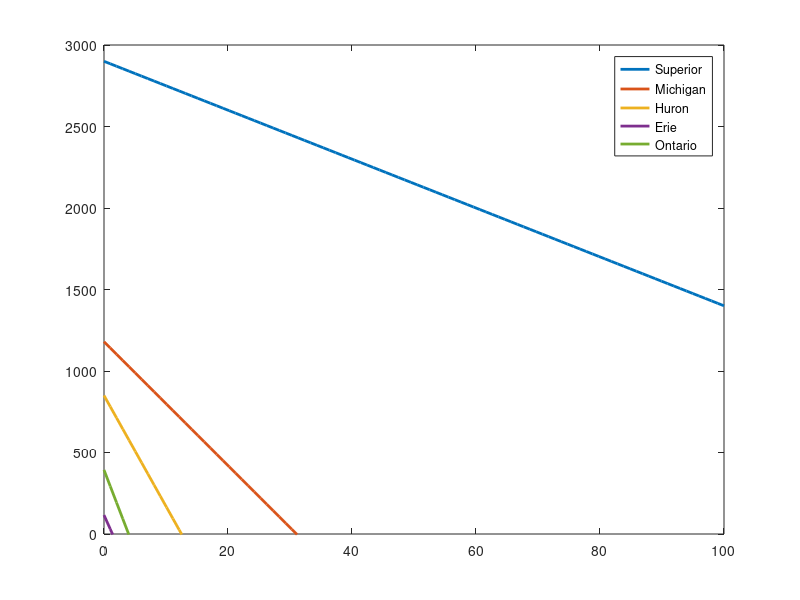
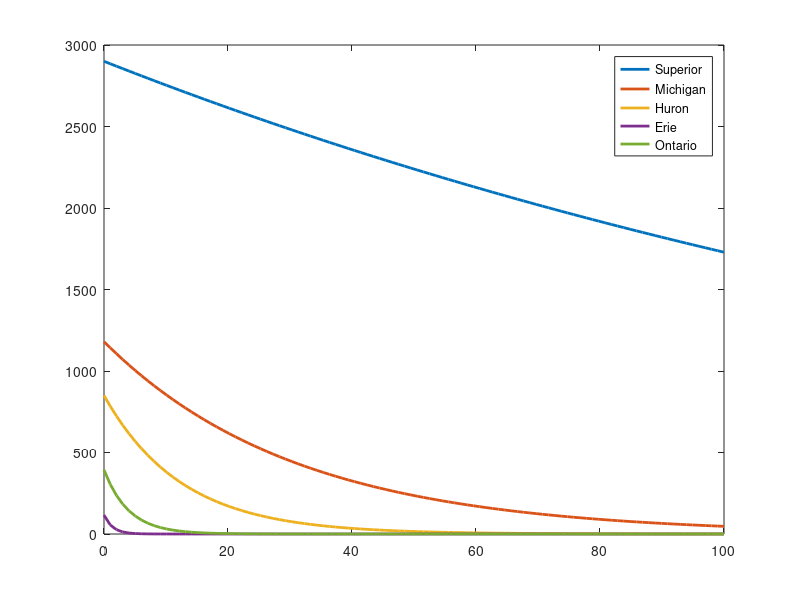
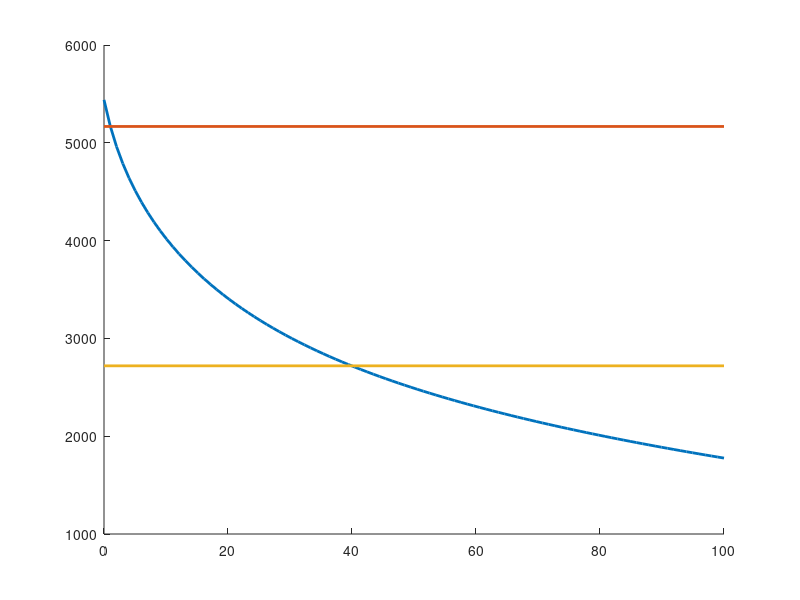
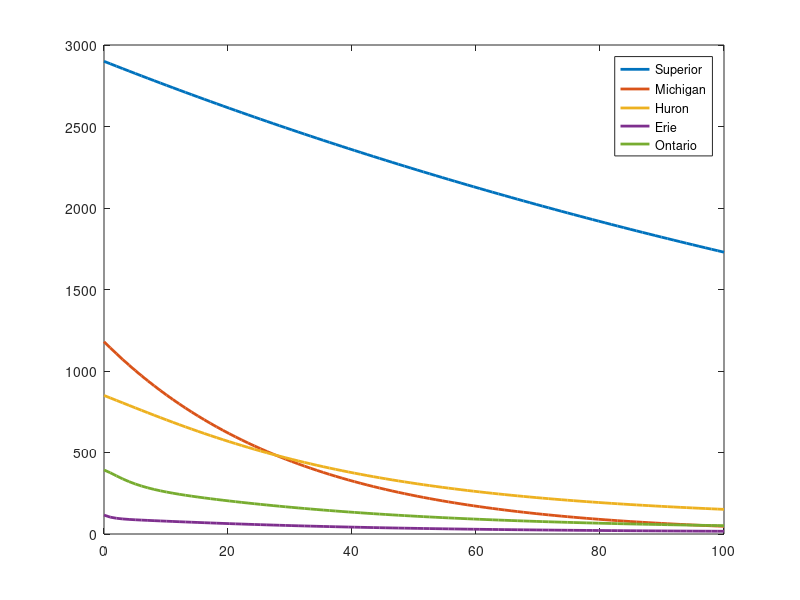

These charts were generated, in order, by the following MATLAB code:
% File GreatLakes.m
% Honors ODE final assesment

% Data
V=[2900,0,0,0,0;0,1180,0,0,0;0,0,850,0,0;0,0,0,116,0;0,0,0,0,393];
G=[-15,0,0,0,0;0,-38,0,0,0;15,38,-68,0,0;0,0,68,-85,0;0,0,0,85,-99];
x0=V*[1; 1; 1; 1; 1];

A=G/V;
[P,D]=eig(A);
d=diag(D);

PC=P*diag(P\x0);
PCD=PC*D;

t=linspace(0, 100, 100);
xt=PC*exp(d*t);
rt=diag(x0)\xt;

rect=diag(V)*ones(size(t))+diag(G)*t;
approx=V*exp(V\diag(G)*t);
figure(1)
plot(t,rect,'LineWidth',2)
legend('Superior','Michigan','Huron','Erie','Ontario');
axis([0,100,0,3000]);
figure(2)
plot(t,approx,'LineWidth',2)
legend('Superior','Michigan','Huron','Erie','Ontario');
figure(3)
hold on
plot(t,ones(1,5)*approx,'LineWidth',2)
plot([0 100],[5167.05 5167.05],'LineWidth',2)
plot([0 100],[2719.5 2719.5],'LineWidth',2)
hold off

figure(4);
plot(t,xt,'LineWidth',2);
legend('Superior','Michigan','Huron','Erie','Ontario');
figure(5);
plot(t,rt,'LineWidth',2);
legend('Superior','Michigan','Huron','Erie','Ontario');


k=[0.95, 0.5];
T=zeros([length(x0), length(k)]);
for i=1:length(x0)
    B=[PC(i,:); PCD(i,:)];
    for j=1:length(k)
        tx=0;
        it=0;
        err=1;
        xk=x0(i)*k(j);
        while(abs(err)>1E-15 && it<20)
            f=B*exp(d*tx);
            err=(f(1)-xk)/f(2);
            tx=tx-err;
            it=it+1;
        end
        T(i,j)=tx;
    end
end
disp(k);
disp(T);